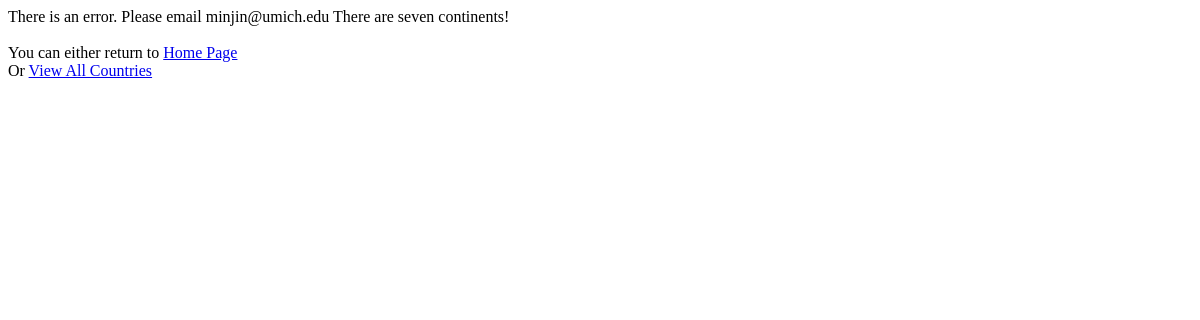
/all_continents, run on an earlier commit of the app's database.
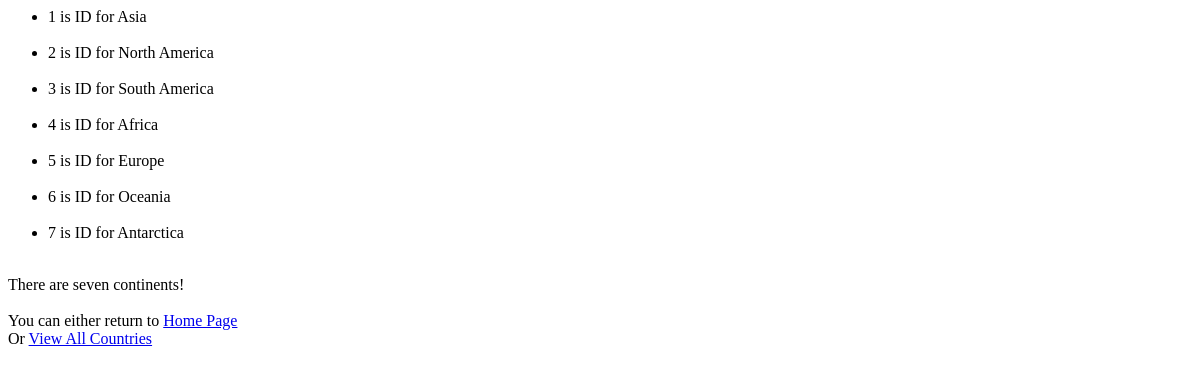
And on a later commit of the database.
### db.py (models this page shows)
class Continent(db.Model):
    __tablename__="continents"
    id = db.Column(db.Integer, primary_key=True)
    continent=db.Column(db.String(64))
    country= db.relationship("Country", backref='World')

### db.py (the view)
@app.route('/all_continents')
def all_continents():
    all_continents=[]
    continents=Continent.query.all()
    for c in continents:
        continent=Continent.query.filter_by(id=c.id).first()
        all_continents.append((c.id, c.continent))
    return render_template('all_continents.html', all_continents=all_continents)

### templates/all_continents.html (shortened to what this page needs)
<ul>
{% for sg in all_continents %}
<li>{{ sg[0] }} is ID for {{ sg[1] }}</li><br>
{% endfor %}
</ul>
{% if not all_continents %}
There is an error. Please email minjin@umich.edu
{% endif %}
There are seven continents! <br>
You can either return to <a href="{{ url_for('index')}}">Home Page</a>
Or <a href="{{ url_for('all_countries')}}">View All Countries</a>

What changed in the data, as far as the page shows it:
added Continent: id "1", continent "Asia"
added Continent: id "2", continent "North America"
added Continent: id "3", continent "South America"
added Continent: id "4", continent "Africa"
added Continent: id "5", continent "Europe"
added Continent: id "6", continent "Oceania"
added Continent: id "7", continent "Antarctica"
Also different on the page:
text no longer shown: "There is an error. Please email minjin@umich.edu"
